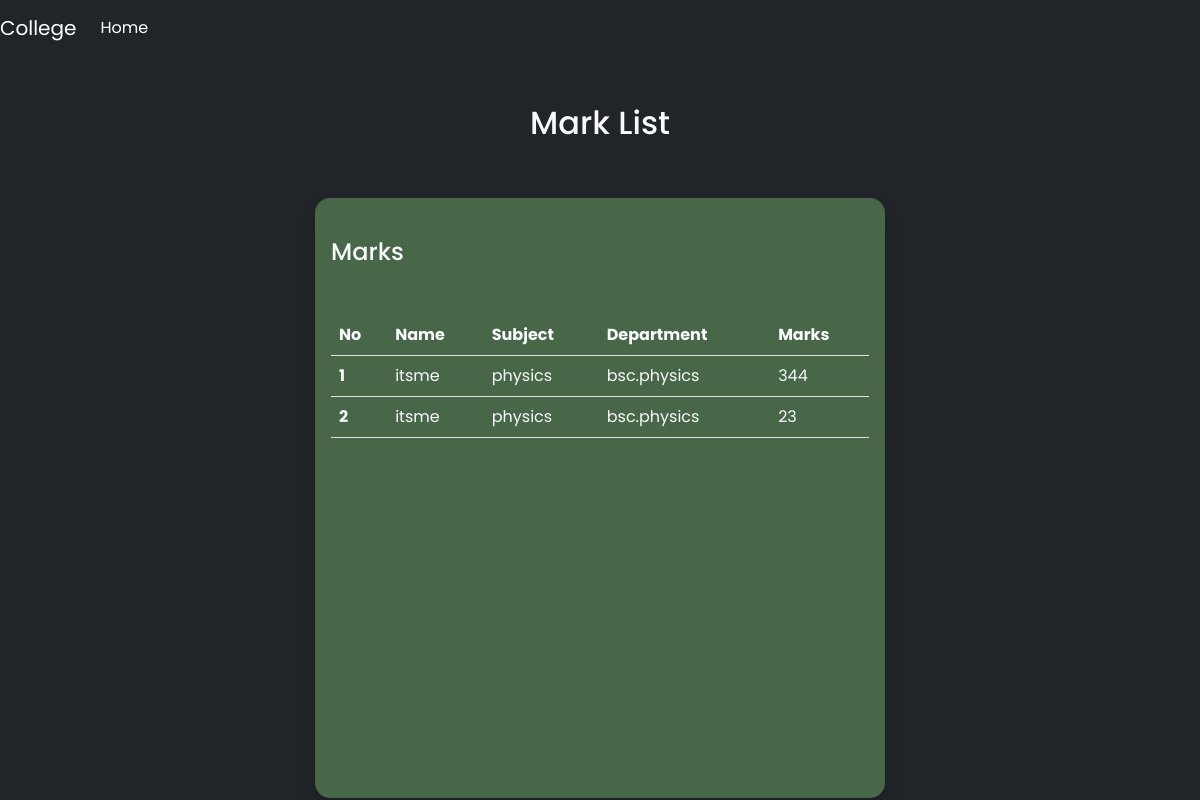
Page /viewmarks (signed in) on the committed database.
### mycollege/models.py (models this page shows)
class Marks(models.Model):
    user=models.ForeignKey(User,on_delete=models.CASCADE)
    name=models.CharField(max_length=200)
    marks=models.CharField(max_length=400)
    department=models.CharField(max_length=200)
    subject=models.CharField(max_length=200)
    def __str__(self):
        return self.name

### mycollege/views.py (the view)
# urls.py: path('viewmarks',views.view_marks,name='viewmarks')
def view_marks(request):
    if request.user:
        user=request.user
        dpt=''
        u_data=Student.objects.filter(user=user).values()
        for i in u_data:
            dpt=i['department']
        data=Marks.objects.filter(Q(name=user) & Q(department=dpt))
        print('marks',data)
        return render(request,'viewmarks.html',{'data':data})

### mycollege/templates/viewmarks.html (shortened to what this page needs)
<!DOCTYPE html>
{% load static %}
<html lang="en">
<head>
    <link rel="stylesheet" href="{% static '/style.css' %}">
    <link href="https://cdn.jsdelivr.net/npm/bootstrap@5.2.3/dist/css/bootstrap.min.css" rel="stylesheet"
>
    <link rel="stylesheet" href="https://cdnjs.cloudflare.com/ajax/libs/font-awesome/4.7.0/css/font-awesome.min.css">
</head>
<body>
    <div class="adexams bg-dark font-family" style="min-height: 100vh;">
          <div>
            <nav class="navbar navbar-expand-lg navbar-dark bg-dark conatiner-fluid">
                <a class="navbar-brand" href="{% url 'index' %}">College</a>
                <div class="collapse navbar-collapse" id="navbarNavAltMarkup">
                    <div class="navbar-nav">
                        <a class="nav-item nav-link active" href="{% url 'index' %}">Home </a>
                    </div>
                </div>
            </nav>
        </div>
        <div class="container pt-5">
      <h2 class="font-family text-light pb-5 text-center ">Mark List</h2>
            <div class="row">
              <div class="col-lg-3"></div>
                <div class="col-lg-6  shadow p-3 br" style="background-color: rgb(71, 103, 72); min-height: 600px;">
                <h4 class="mt-4 mb-3 text-light">Marks</h4>
                <table class="table mt-5">
                    <thead>
                      <tr>
                        <th class="text-light" scope="col">No</th>
                        <th class="text-light" scope="col">Name</th>
                        <th class="text-light" scope="col">Subject</th>
                        <th class="text-light" scope="col">Department</th>
                        <th class="text-light" scope="col">Marks</th>
                      </tr>
                    </thead>
                    {% for i in data %}
                    <tbody>
                      <tr>
                        <th scope="row" class="text-light">{{forloop.counter}}</th>
                        <td class="text-light">{{i.name}}</td>
                        <td class="text-light">{{i.subject}}</td>
                        <td class="text-light">{{i.department}}</td>
                        <td class="text-light">{{i.marks}}</td>
                      </tr>
                    </tbody>
                    {% endfor %}
                  </table>
                </div>
            </div>
        </div>
    </div>
</body>
</html>

### mycollege/static/style.css (style rules this page uses)
* { margin: 0; padding: 0; box-sizing: border-box; }
.font-family { font-family: 'poppins', sans-serif; }
.br { border-radius: 15px; }

### rows in the picture
Marks: name "itsme", subject "physics", department "bsc.physics", marks "344"
Marks: name "itsme", subject "physics", department "bsc.physics", marks "23"
